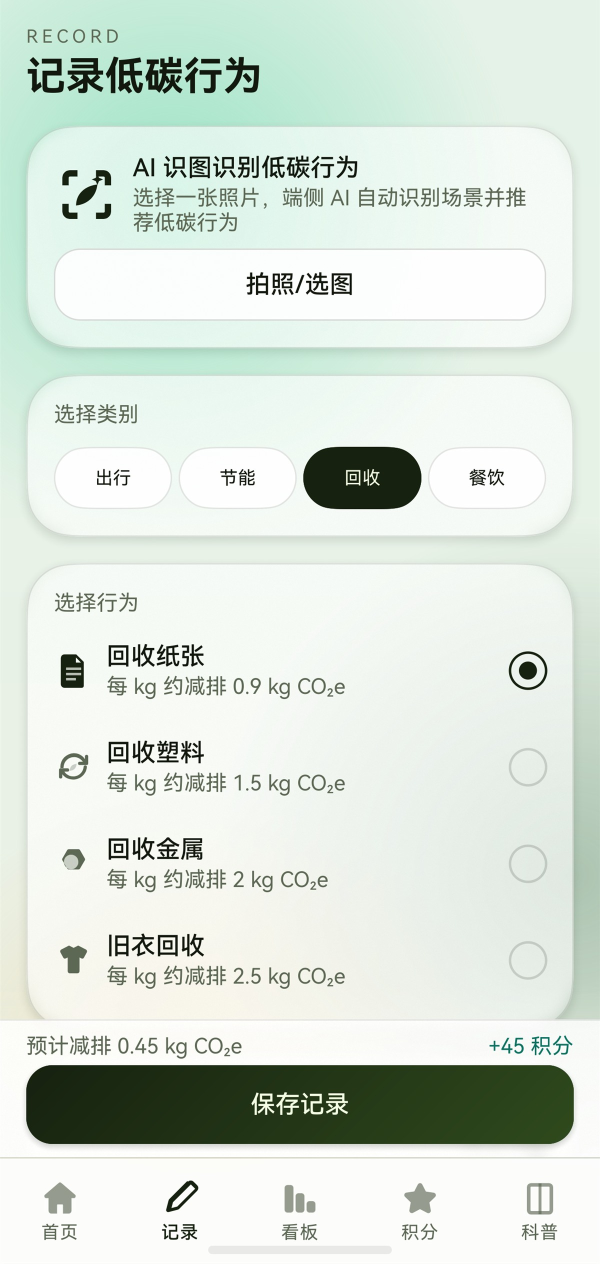
#> input picture ppt_tasks/carbonlife-defense/assets/ai.jpg, 1200 x 2527 px, given in place of Screenshot_2026-10-10T182839.png, which was not available (shown at 1/2 size)
$ python optimize_family.py
#> lines starting #> are read from the running program, lines starting #| are printed output that depends on the picture
# -*- coding: utf-8 -*-
"""Optimize the user-provided family-group screenshot into assets/family.jpg."""
from pathlib import Path
from PIL import Image

SRC = Path(r"C:\Users\39748\Pictures\Screenshot_2026-10-10T182839.png")
ASSETS = Path(__file__).resolve().parent / "assets"
OUT = ASSETS / "family.jpg"

im = Image.open(SRC).convert("RGB")
#> im is the input picture: PIL image 1200x2527 RGB; mean R, G, B 215.7, 225.6, 216.6
w, h = im.size
#> w = 1200; h = 2527
# 去掉：顶部状态栏 + 被截断的“今日任务”行；底部 Tab 栏
top, bottom = 340, 2515
im2 = im.crop((0, top, w, bottom))
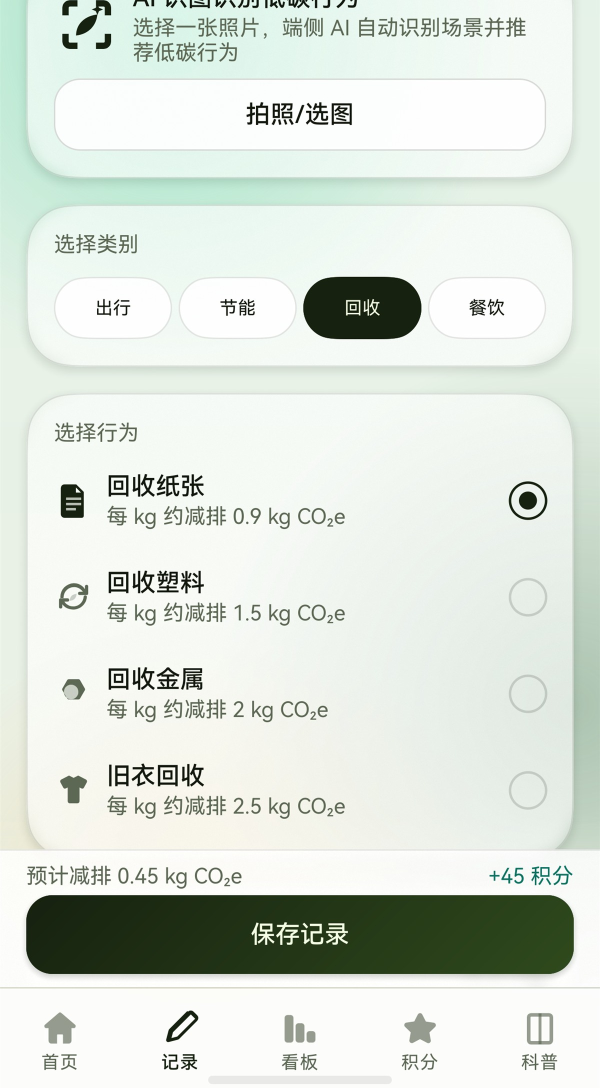
#> im2: PIL image 1200x2175 RGB (shown at 1/2 size); mean R, G, B 217.8, 225.1, 216.9
nw = 1200
nh = round(im2.height * nw / im2.width)
#> nh = 2175
im2 = im2.resize((nw, nh), Image.LANCZOS)
im2.save(OUT, "JPEG", quality=92)
print("SAVED", OUT, im2.size)
#| SAVED ppt_tasks/carbonlife-defense/assets/family.jpg (1200, 2175)

$ run again, on ppt_tasks/carbonlife-defense/assets/dashboard.jpg
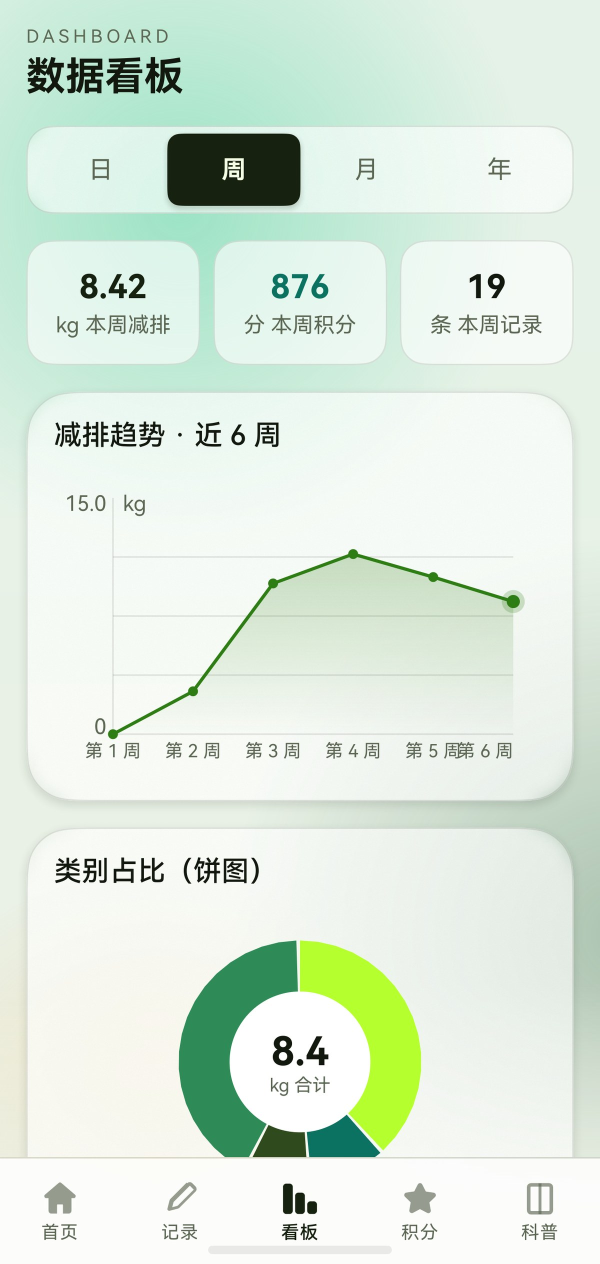
#> input picture ppt_tasks/carbonlife-defense/assets/dashboard.jpg, 1200 x 2527 px, given in place of Screenshot_2026-10-10T182839.png, which was not available (shown at 1/2 size)
#> im is the input picture: PIL image 1200x2527 RGB; mean R, G, B 219.9, 233.9, 220.9
#> `im2 = im.crop((0, top, w, bottom))`:
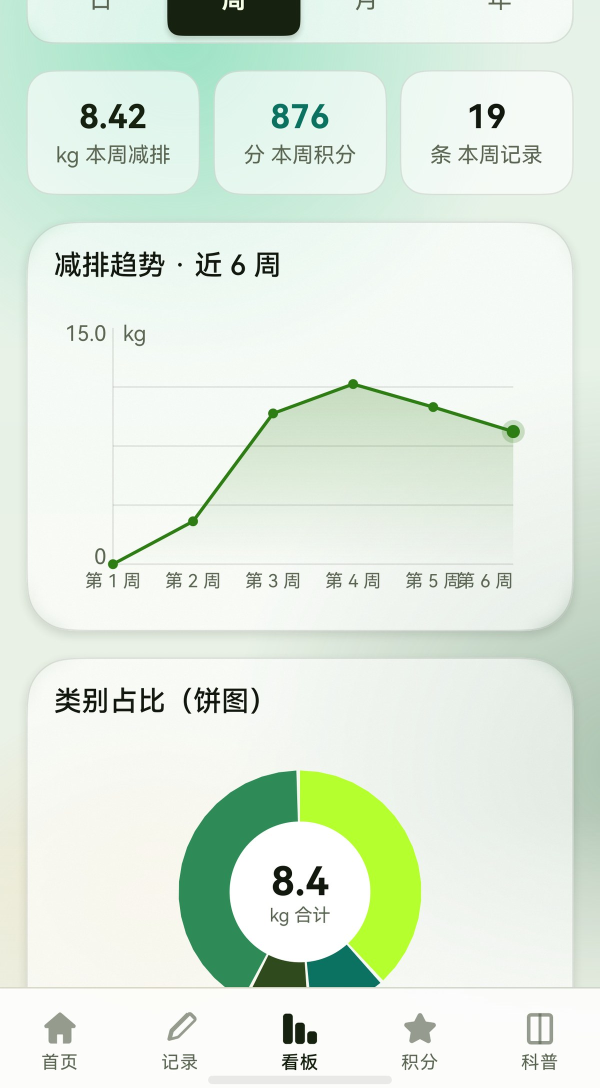
#> im2: PIL image 1200x2175 RGB (shown at 1/2 size); mean R, G, B 223.5, 235.6, 222.9
#| SAVED ppt_tasks/carbonlife-defense/assets/family.jpg (1200, 2175)

$ run again, on ppt_tasks/carbonlife-defense/assets/home.jpg
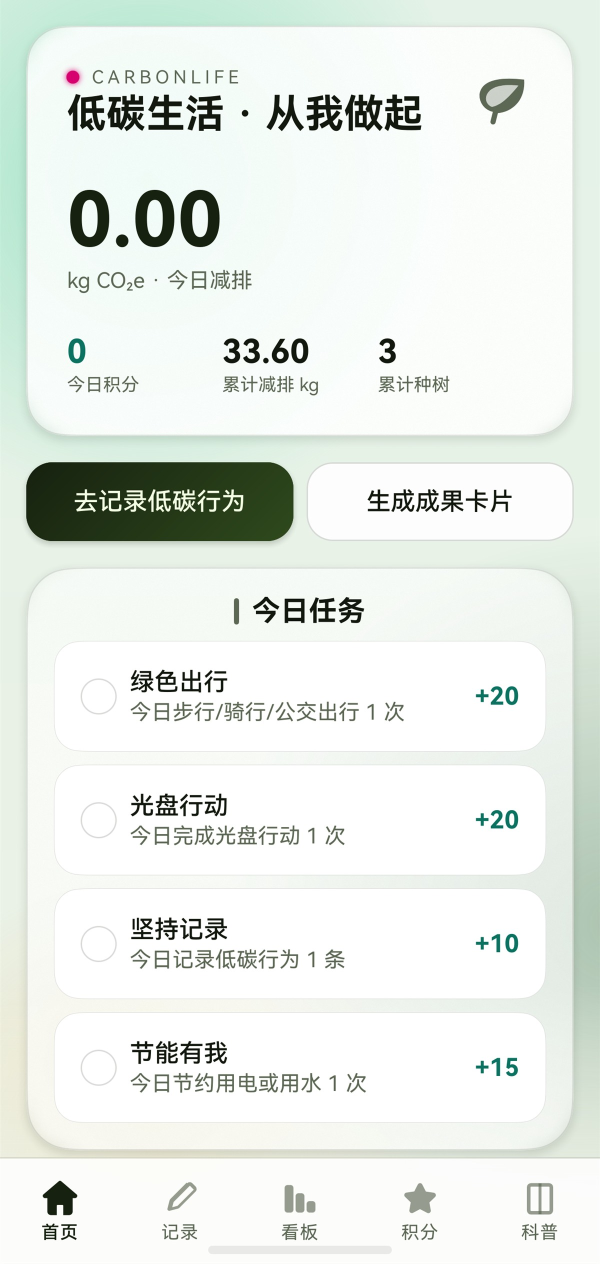
#> input picture ppt_tasks/carbonlife-defense/assets/home.jpg, 1200 x 2527 px, given in place of Screenshot_2026-10-10T182839.png, which was not available (shown at 1/2 size)
#> im is the input picture: PIL image 1200x2527 RGB; mean R, G, B 231, 236.3, 231.1
#> `im2 = im.crop((0, top, w, bottom))`:
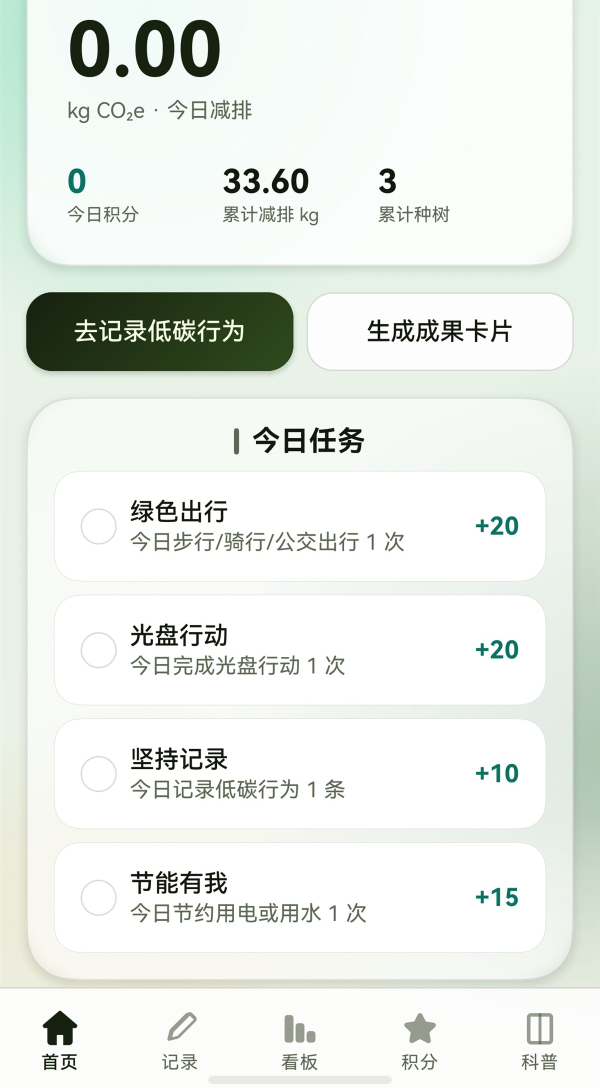
#> im2: PIL image 1200x2175 RGB (shown at 1/2 size); mean R, G, B 232.2, 236.7, 231.7
#| SAVED ppt_tasks/carbonlife-defense/assets/family.jpg (1200, 2175)
